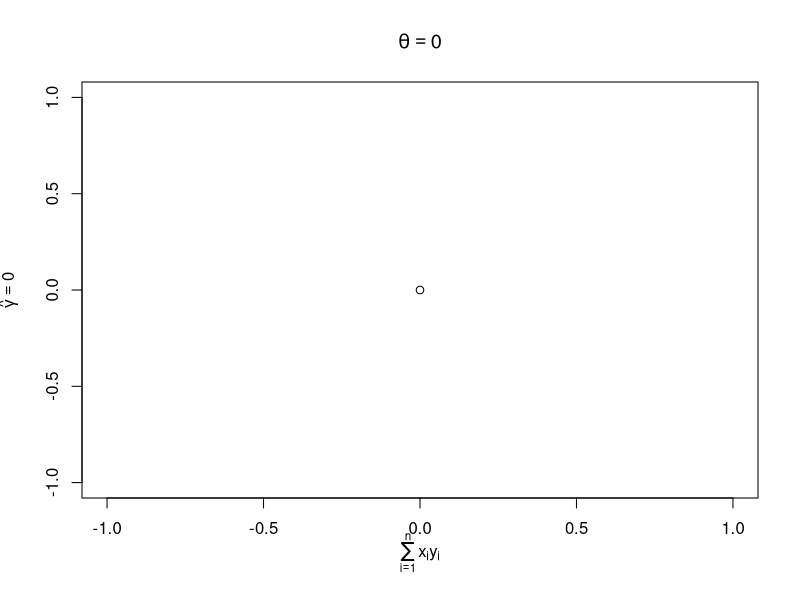
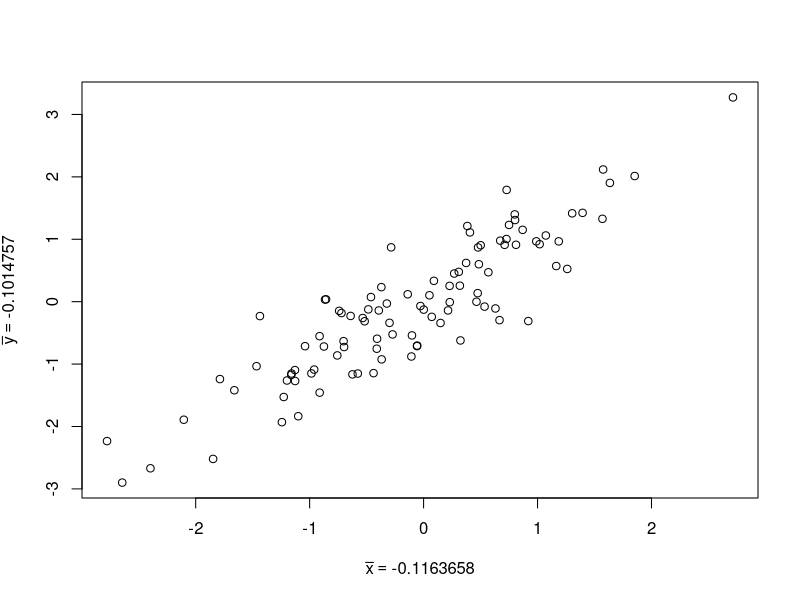

Write the R code that produced these figures, in order.
plot(0, 0, main = expression(theta == 0), ylab = expression(hat(gamma) == 0),
      xlab = expression(sum(x[i] * y[i], i==1, n)))

x <- rnorm(100)
y <- x + rnorm(100, sd = 0.5)
plot(x, y, xlab=substitute(bar(x) == k, list(k=mean(x))),
           ylab=substitute(bar(y) == k, list(k=mean(y)))
)